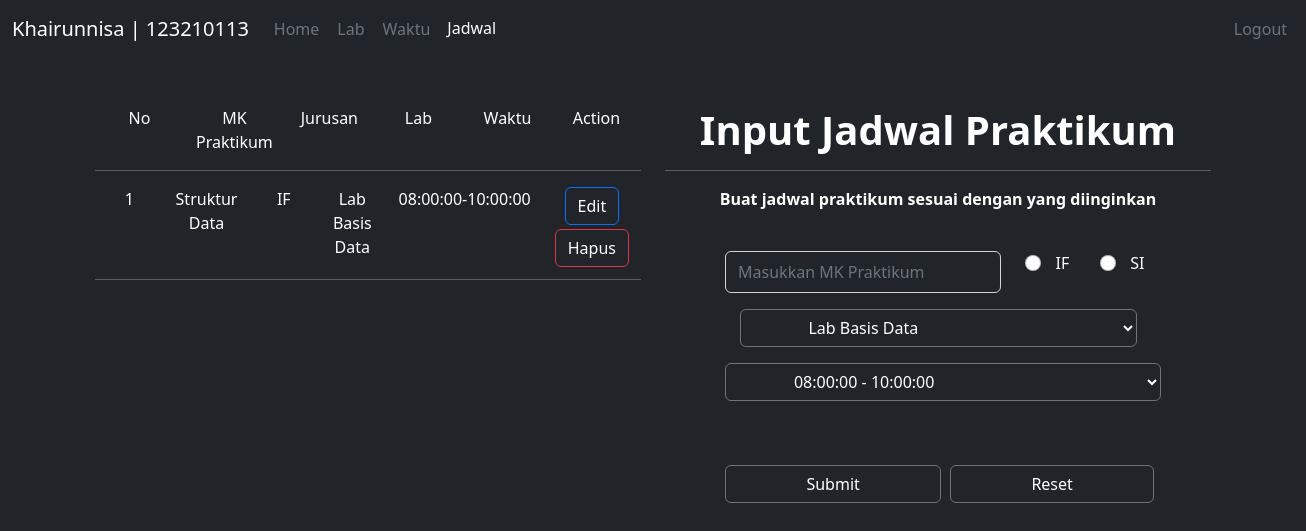
/jadwal.php (signed in), run on the app's committed database.
### tables this page shows
CREATE TABLE `user` (
  `id_user` int(11) NOT NULL,
  `username` varchar(20) NOT NULL,
  `password` varchar(20) NOT NULL
);

CREATE TABLE `jadwal` (
  `id_jadwal` int(11) NOT NULL,
  `mk` varchar(50) DEFAULT NULL,
  `jurusan` varchar(2) DEFAULT NULL,
  `id_lab` int(11) DEFAULT NULL,
  `id_waktu` int(11) DEFAULT NULL
);

CREATE TABLE `lab` (
  `id_lab` int(11) NOT NULL,
  `lab` varchar(30) NOT NULL
);

CREATE TABLE `waktu` (
  `id_waktu` int(11) NOT NULL,
  `waktu_mulai` time NOT NULL,
  `waktu_selesai` time NOT NULL
);

### jadwal.php (the view, shortened to what this page needs)
<!DOCTYPE html>
<html>
<head>
    <link href="https://cdn.jsdelivr.net/npm/bootstrap@5.2.2/dist/css/bootstrap.min.css" rel="stylesheet">
</head>
<body class="bg-dark text-white">
	<nav class="navbar navbar-expand-lg bg-dark">
		<div class="container-fluid">
			<span class="navbar-brand mb-0 h1 text-white">
				<?php
					include ('koneksi.php');
					$sql	= "SELECT * FROM user";
					$query	= mysqli_query($koneksi, $sql);
					$data 	= mysqli_fetch_array($query);
				?>
				<?= $data['username']; ?> | <?= $data['id_user']; ?>
			</span>
			<div class="collapse navbar-collapse" id="navbarNav">
				<ul class="navbar-nav">
					<li class="nav-item">
						<a class="nav-link text-secondary btn btn-dark" href="index.php">Home</a>
					</li>
					<li class="nav-item">
						<a class="nav-link text-secondary btn btn-dark" href="lab.php">Lab</a>
					</li>
					<li class="nav-item">
						<a class="nav-link text-secondary btn btn-dark" href="waktu.php">Waktu</a>
					</li>
					<li class="nav-item">
						<a class="nav-link active text-white" href="jadwal.php" aria-current="page">Jadwal</a>
					</li>
					<li class="nav-item" style="margin-left: 232%">
						<a class="nav-link text-secondary btn btn-dark" href="">Logout</a>
					</li>
				</ul>
			</div>
		</div>
	</nav>
	<br><br>
	<center>
		<div class="container text-center">
			<div class="row">
				<div class="col">
					<div class="container text-center">
						<div class="row">
							<div class="col">No</div>
							<div class="col" style="margin-bottom: 3%">MK Praktikum</div>
							<div class="col">Jurusan</div>
							<div class="col">Lab</div>
							<div class="col">Waktu</div>
							<div class="col">Action</div>
							<br><hr>
						</div>
						<?php
							include('koneksi.php');
							$sql	= "SELECT * FROM jadwal INNER JOIN lab on jadwal.id_lab = lab.id_lab INNER JOIN waktu on jadwal.id_waktu = waktu.id_waktu";
							$query 	= mysqli_query($koneksi, $sql);
							$i = 1;
							while ($data = mysqli_fetch_array($query)) {
						?>
						<div class="row">
							<div class="col"><?= $i++; ?></div>
							<div class="col"><?= $data['mk']; ?></div>
							<div class="col"><?= $data['jurusan']; ?></div>
							<div class="col"><?= $data['lab']; ?></div>
							<div class="col"><?= $data['waktu_mulai'].'-'.$data['waktu_selesai']; ?></div>
							<div class="col mb-2">
								<a href="edit.php?id_jadwal=<?php echo $data['id_jadwal'];?>" class="btn btn-dark text-white btn-outline-primary mb-1">Edit</a>
								<a href="hapus.php?id_jadwal=<?php echo $data['id_jadwal'];?>" class="btn btn-dark text-white btn-outline-danger mb-1">Hapus</a>
							</div>
							<br><hr>
						</div>
						<?php };
						?>
					</div>
				</div>
				<div class="col">
					<h1 class="fw-semibold fs-1">Input Jadwal Praktikum</h1><hr>
					<p class="fw-semibold fs-6">Buat jadwal praktikum sesuai dengan yang diinginkan</p>
					<br>
					<form method="POST" action="jadwal_proses.php" style="padding-left: 11%; padding-right: 11%" >
						<div class="row mb-3">
							<div class="col-8">
								<input type="text" class="form-control bg-dark text-white pt-2 pb-2" name="mk" placeholder="Masukkan MK Praktikum" required="">
							</div>
							<div class="col-2" style="">
								<div class="form-check" style="">
									<input class="form-check-input" type="radio" name="jurusan" required="" value="IF">
									<label class="form-check-label" for="flexRadioDefault1">IF</label>
								</div>
							</div>
							<div class="col-2" style="">
								<div class="form-check">
									<input class="form-check-input" type="radio" name="jurusan" required="" value="SI">
									<label class="form-check-label" for="flexRadioDefault2">SI</label>
								</div>
							</div>
						</div>
						<div class="mb-3">
							<select class="btn btn-dark text-white btn-outline-secondary dropdown-toggle fs-6" data-bs-toggle="dropdown" style="padding-left: 15%; padding-right: 43%" name="lab" required="">
								<?php
									include('koneksi.php');
									$sql	= "SELECT * FROM lab";
									$query 	= mysqli_query($koneksi, $sql);
									while($data = mysqli_fetch_array($query)){
								?>
									<option  align="left" value=<?= $data['id_lab']; ?>><?= $data['lab']; ?></option>
								<?php } ?>
							</select>
						</div>
						<div class="mb-3">
							<select class="btn btn-dark text-white btn-outline-secondary dropdown-toggle fs-6" data-bs-toggle="dropdown" style="padding-left: 15%; padding-right: 49%" name="waktu" required="">
								<?php
									include('koneksi.php');
									$sql	= "SELECT * FROM waktu";
									$query 	= mysqli_query($koneksi, $sql);
									while($data = mysqli_fetch_array($query)){
								?>
									<option align="left" value=<?= $data['id_waktu']; ?>><?= $data['waktu_mulai'];?> - <?= $data['waktu_selesai'];?></option>
								<?php } ?>
							</select>
						</div>
						<br><br>
						<div class="row mb-3">
							<div class="col">
								<button type="submit" class="btn btn-dark text-white btn-outline-secondary" style="padding-right: 40%; padding-left: 40%">Submit</button>
							</div>
							<div class="col">
								<button type="reset" class="btn btn-dark text-white btn-outline-secondary" style="padding-right: 40%; padding-left: 40%">Reset</button>
							</div>
						</div>
					</form>
				</div>
			</div>
		</div>
	</center>
</body>
</html>

### data on the page
user: username "Khairunnisa", id_user "123210113"
jadwal: mk "Struktur Data", jurusan "IF", id_lab.lab "Lab Basis Data", id_waktu.waktu_mulai "08:00:00", id_waktu.waktu_selesai "10:00:00"

### other printed values
form field lab "Lab Basis Data"
form field waktu "08:00:00 - 10:00:00"
